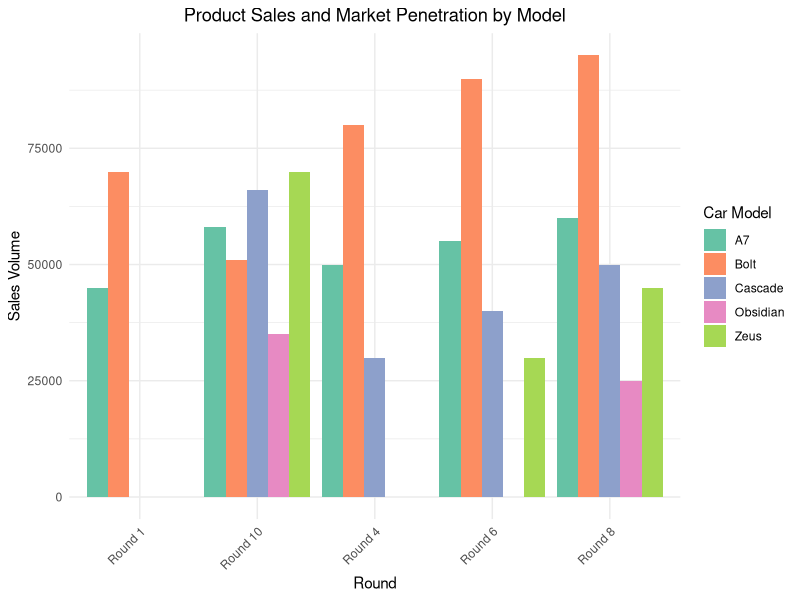

This chart was generated by the following R code:
# Load necessary library
library(ggplot2)

# Create a sample data frame for sales volume by car model and rounds
data <- data.frame(
  Round = factor(rep(c("Round 1", "Round 4", "Round 6", "Round 8", "Round 10"), each = 5)),
  Model = rep(c("Bolt", "A7", "Cascade", "Zeus", "Obsidian"), times = 5),
  Sales_Volume = c(70000, 45000, 0, 0, 0,       # Round 1 data
                   80000, 50000, 30000, 0, 0,   # Round 4 data
                   90000, 55000, 40000, 30000, 0,  # Round 6 data
                   95000, 60000, 50000, 45000, 25000, # Round 8 data
                   51000, 58000, 66000, 70000, 35000) # Round 10 data
)

# Create the clustered bar chart using ggplot2
ggplot(data, aes(x = Round, y = Sales_Volume, fill = Model)) +
  geom_bar(stat = "identity", position = "dodge") +
  labs(
    title = "Product Sales and Market Penetration by Model",
    x = "Round",
    y = "Sales Volume",
    fill = "Car Model"
  ) +
  theme_minimal() +
  theme(
    axis.text.x = element_text(angle = 45, hjust = 1),
    plot.title = element_text(hjust = 0.5)
  ) +
  scale_fill_brewer(palette = "Set2")  # Optional: Add a color palette for better distinction
